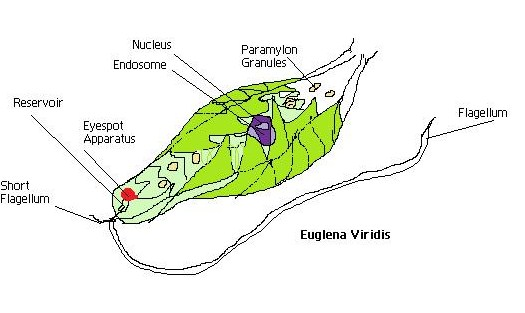
#> input picture data/external_images/Euglena_viridis/EXT010_IMG0001.jpg, 525 x 313 px
$ python -i visual_reference_safety.py   (imports and definitions only)
#> lines starting #> are read from the running program, lines starting #| are printed output that depends on the picture
#> further down, picture is the input picture: PIL image 525x313 RGB; mean R, G, B 238.6, 242.7, 230.9
"""Conservative transform eligibility for microscopy references.

Full evidence figures remain valid provenance, but whole-image visual
transformations are only allowed for references that have been explicitly
reviewed as clean single-field images or for separately saved reviewed crops.
Automated layout signals support review; they never approve a transformation.
"""

from __future__ import annotations

import csv
import re
from pathlib import Path

from PIL import Image, ImageStat

from docx_image_alignment import assess_transform_crop_quality


PROJECT_ROOT = Path(__file__).resolve().parent.parent
DATA_DIR = PROJECT_ROOT / "data"
POLICY_FILE = DATA_DIR / "visual_reference_transform_policy.csv"
PROCESSED_IMAGES = DATA_DIR / "processed" / "images"
VERIFIED_CROPS = DATA_DIR / "processed" / "visual_transform_crops"

POLICY_FIELDS = [
    "record_id",
    "image_path",
    "review_status",
    "transform_eligible",
    "crop_path",
    "crop_box",
    "automated_risk_reasons",
    "review_notes",
    "display_status",
    "display_crop_path",
    "display_crop_box",
    "display_panel_label",
    "display_notes",
]


def clean(value):
    return "" if value is None else str(value).strip()


def parse_bool(value):
    return clean(value).lower() in {"1", "true", "yes", "y"}


# [19 lines left out: function resolve_project_image_path, not called in this run]


def analyse_layout_signals(image):
    """Return explainable conservative composite/annotation signals.

    The detector intentionally favours recall. Its output can block or route a
    reference for review, but it can never mark a reference transform-safe.
    """

    rgb = image.convert("RGB")
    width, height = rgb.size
#> width = 525; height = 313
    aspect_ratio = max(width, height) / max(1, min(width, height))
#> aspect_ratio = 1.68

    sample = rgb.copy()
    sample.thumbnail((512, 512))
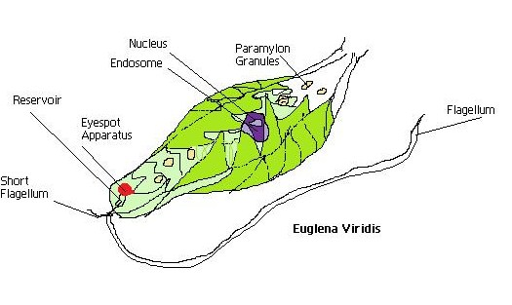
#> sample: PIL image 512x305 RGB; mean R, G, B 238.4, 242.4, 230.8
    sample_width, sample_height = sample.size
#> sample_width = 512; sample_height = 305
    pixels = sample.load()

    reasons = []
    if aspect_ratio >= 2.2:
        reasons.append("extreme_aspect_ratio")

    # Long saturated red rows/columns commonly indicate callout boxes or
    # panel borders. Biological red fluorescence is usually spatially local,
    # rather than a straight line spanning a large fraction of an axis.
    red_by_column = [0] * sample_width
#> red_by_column = 512 values from 0 to 0
    red_by_row = [0] * sample_height
#> red_by_row = 305 values from 0 to 0
    for y in range(sample_height):
        for x in range(sample_width):
            red, green, blue = pixels[x, y]
            is_red_markup = (
                red > 130
                and red - green > 35
                and red - blue > 35
                and red > green * 1.35
                and red > blue * 1.35
            )
            if is_red_markup:
                red_by_column[x] += 1
                red_by_row[y] += 1
#> after the loop, red_by_column = 512 values, max 13 at index 123, min 0 at index 0, mean 0.299; red_by_row = 305 values, max 17 at index 191, min 0 at index 0, mean 0.502

    long_red_columns = sum(
        count / max(1, sample_height) >= 0.25
        for count in red_by_column
    )
#> long_red_columns = 0
    long_red_rows = sum(
        count / max(1, sample_width) >= 0.25
        for count in red_by_row
    )
#> long_red_rows = 0
    if long_red_columns >= 1 and long_red_rows >= 1:
        reasons.append("axis_aligned_annotation_or_callout")

    # Multiple strong internal seams in both directions are characteristic of
    # tiled figures. This is a review signal, not a scientific classifier.
    gray = sample.convert("L")
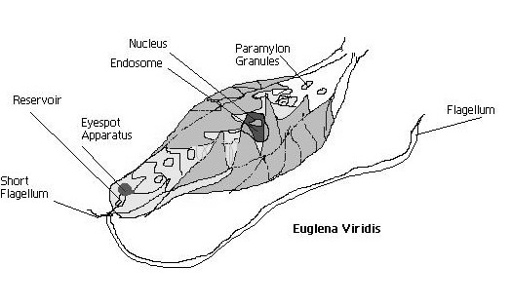
#> gray: PIL image 512x305 L; min 0, max 255, mean 239.9
    gray_pixels = gray.load()
    vertical_scores = []
    for x in range(1, sample_width):
        vertical_scores.append(
            sum(
                abs(gray_pixels[x, y] - gray_pixels[x - 1, y])
                for y in range(sample_height)
            ) / max(1, sample_height)
        )
#> after the loop, vertical_scores = 511 values, max 31.19 at index 110, min 0 at index 500, mean 8.89
    horizontal_scores = []
    for y in range(1, sample_height):
        horizontal_scores.append(
            sum(
                abs(gray_pixels[x, y] - gray_pixels[x, y - 1])
                for x in range(sample_width)
            ) / max(1, sample_width)
        )
#> after the loop, horizontal_scores = 304 values, max 33.46 at index 190, min 0 at index 0, mean 9.78

    def separated_internal_peaks(scores, axis_length):
#> called with axis_length = 512
        candidates = []
        margin = max(2, int(axis_length * 0.08))
#> margin = 40
        for index, score in enumerate(scores, start=1):
            if margin <= index <= axis_length - margin and score >= 24.0:
                if not candidates or index - candidates[-1] >= max(4, axis_length // 20):
                    candidates.append(index)
                elif score > scores[candidates[-1] - 1]:
                    candidates[-1] = index
#> this loop made 511 passes
#> score on passes 1 to 3: 10.38, 8.88, 0.397
#> after the loop, candidates = [111, 236, 265, 327]
        return candidates

    vertical_seams = separated_internal_peaks(vertical_scores, sample_width)
#> vertical_seams = [111, 236, 265, 327]
    horizontal_seams = separated_internal_peaks(horizontal_scores, sample_height)
#> the loop in separated_internal_peaks (call 2), `for index, score in enumerate(scores, start=1):` made 304 passes
#> score on passes 1 to 3: 0, 0, 0
#> horizontal_seams = [191, 233]
    if len(vertical_seams) >= 2 and len(horizontal_seams) >= 1:
        reasons.append("multi_panel_grid_signal")

    hsv = sample.convert("HSV")
#> hsv: PIL image 512x305 HSV; mean H, S, V 11.1, 15.8, 242.8
    saturation = hsv.getchannel("S")
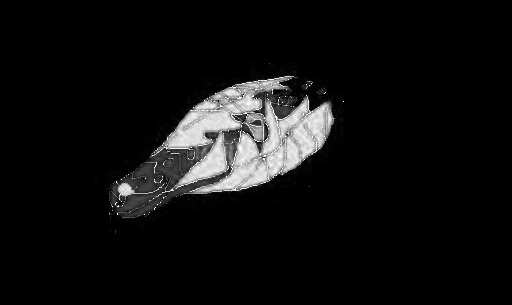
#> saturation: PIL image 512x305 L; min 0, max 255, mean 15.8
    mean_saturation = ImageStat.Stat(saturation).mean[0] / 255.0
#> mean_saturation = 0.062

    # Fluorescence references in the reviewed project data have a predominantly
    # dark field with a small, saturated coloured signal. This remains a
    # conservative modality gate rather than an automatic image classifier:
    # explicit human approval and response-value agreement are still required.
    hsv_pixels = list(hsv.getdata())
#> hsv_pixels = 156160 items
    pixel_count = max(1, len(hsv_pixels))
#> pixel_count = 156160
    dark_background_fraction = sum(
        value < 40
        for _hue, _saturation, value in hsv_pixels
    ) / pixel_count
#> dark_background_fraction = 0.0148
    saturated_signal_fraction = sum(
        saturation_value >= 80 and value >= 45
        for _hue, saturation_value, value in hsv_pixels
    ) / pixel_count
#> saturated_signal_fraction = 0.0683
    mean_luminance = ImageStat.Stat(sample.convert("L")).mean[0] / 255.0
#> mean_luminance = 0.941
    fluorescence_like_supported = bool(
        mean_luminance <= 0.20
        and dark_background_fraction >= 0.55
        and saturated_signal_fraction >= 0.005
    )
#> fluorescence_like_supported = False

    return {
        "width": width,
        "height": height,
        "aspect_ratio": round(aspect_ratio, 4),
        "mean_saturation": round(mean_saturation, 4),
        "mean_luminance": round(mean_luminance, 4),
        "dark_background_fraction": round(dark_background_fraction, 4),
        "saturated_signal_fraction": round(saturated_signal_fraction, 4),
        "color_signal_supported": mean_saturation >= 0.05,
        "fluorescence_like_supported": fluorescence_like_supported,
        "composite_layout_risk": bool(reasons),
        "automated_risk_reasons": reasons,
        "long_red_columns": long_red_columns,
        "long_red_rows": long_red_rows,
        "vertical_seam_count": len(vertical_seams),
        "horizontal_seam_count": len(horizontal_seams),
        "organism_mask_available": False,
    }


# [127 lines left out: functions load_policy, reference_policy, resolve_display_source, policy_allows_transform, policy_reason, resolve_transform_source and 1 more, not called in this run]

>>> from PIL import Image
>>> picture = Image.open('../data/external_images/Euglena_viridis/EXT010_IMG0001.jpg')
>>> result = analyse_layout_signals(picture)
#> result = 16 items

$ run again, on data/external_images/Euglena_viridis/EXT011_IMG0001.jpg
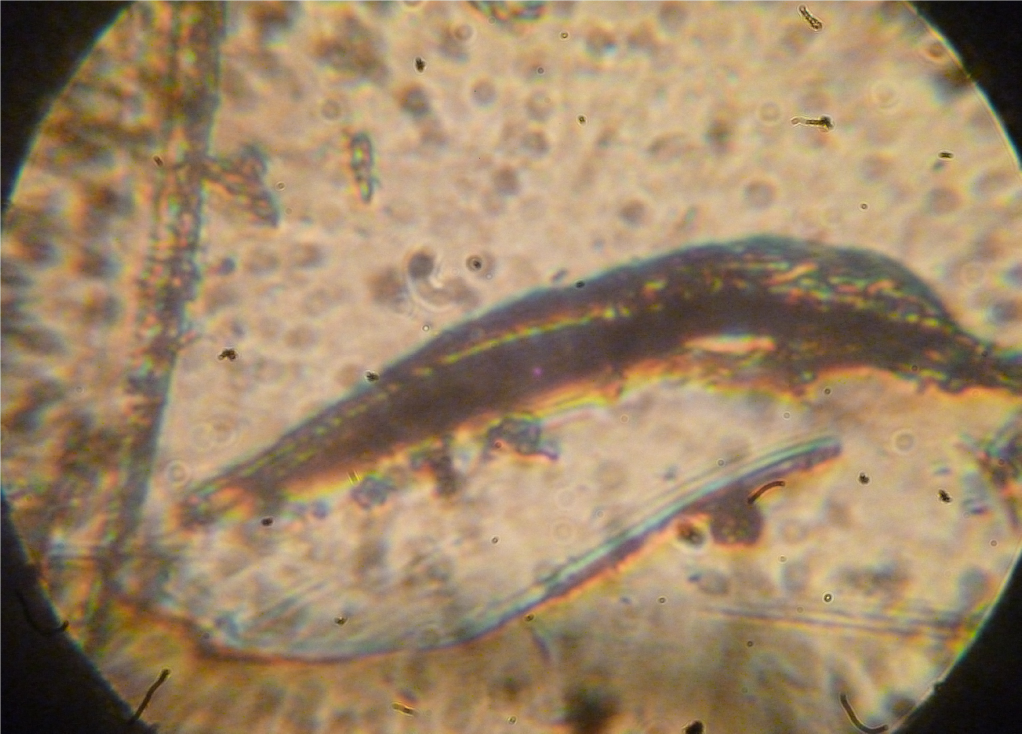
#> input picture data/external_images/Euglena_viridis/EXT011_IMG0001.jpg, 3064 x 2200 px (shown at 1/3 size)
#> picture is the input picture: PIL image 3064x2200 RGB; mean R, G, B 156.8, 133.1, 103.1
#> after the loop in analyse_layout_signals, `for y in range(sample_height):`: red_by_column = 512 values, max 68 at index 79, min 0 at index 0, mean 18.18; red_by_row = 368 values, max 105 at index 194, min 0 at index 0, mean 25.29
#> long_red_columns = 0
#> in analyse_layout_signals, `gray = sample.convert("L")`:
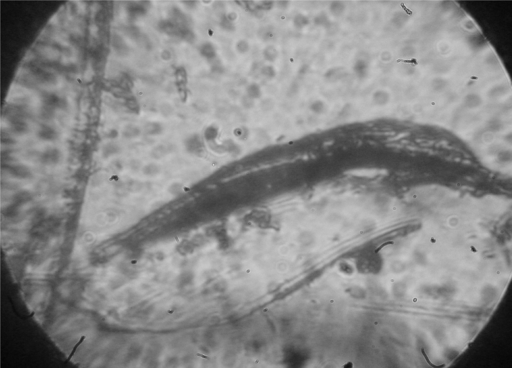
#> gray: PIL image 512x368 L; min 4, max 209, mean 136.8
#> after the loop in analyse_layout_signals, `for x in range(1, sample_width):`: vertical_scores = 511 values, max 27.87 at index 0, min 1.96 at index 335, mean 3.16
#> after the loop in analyse_layout_signals, `for y in range(1, sample_height):`: horizontal_scores = 367 values, max 19.52 at index 0, min 2.4 at index 54, mean 3.74
#> the loop in separated_internal_peaks, `for index, score in enumerate(scores, start=1):` made 511 passes
#> score on passes 1 to 3: 27.87, 4.26, 2.78
#> after the loop in separated_internal_peaks, `for index, score in enumerate(scores, start=1):`: candidates = []
#> the loop in separated_internal_peaks (call 2), `for index, score in enumerate(scores, start=1):` made 367 passes
#> score on passes 1 to 3: 19.52, 4.46, 4.02
#> hsv: PIL image 512x368 HSV; mean H, S, V 31, 87, 157.3
#> in analyse_layout_signals, `saturation = hsv.getchannel("S")`:
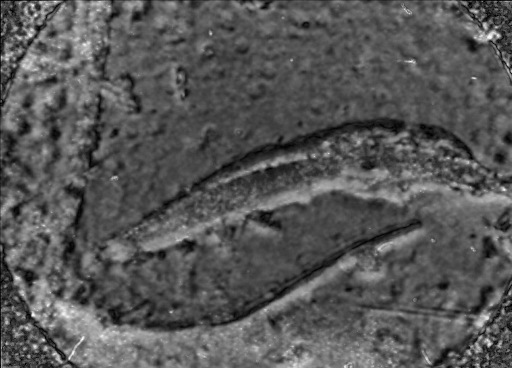
#> saturation: PIL image 512x368 L; min 0, max 255, mean 87
#> mean_saturation = 0.341
#> hsv_pixels = 188416 items
#> pixel_count = 188416
#> dark_background_fraction = 0.0492
#> saturated_signal_fraction = 0.542
#> mean_luminance = 0.537
#> fluorescence_like_supported = False
#> result = 16 items
